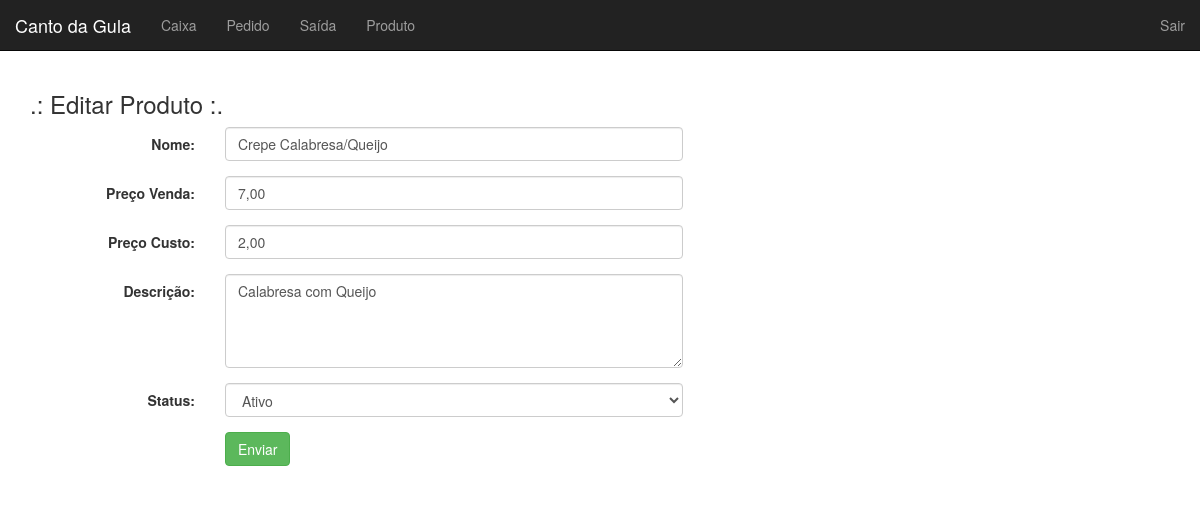
Page /produto/editar/6 (signed in) on the committed database.
### tables this page shows
CREATE TABLE `produto` (
  `id` int(11) NOT NULL AUTO_INCREMENT,
  `nome` varchar(50) NOT NULL,
  `preco_venda` double NOT NULL,
  `preco_custo` double DEFAULT NULL,
  `status` tinyint(4) NOT NULL,
  `descricao` text,
  PRIMARY KEY (`id`)
);

### core/controller.php (called while the page is built, shortened)
<?php
class controller {
    public function loadTemplate($viewName, $viewData = array()){
        include 'views/template.php';
    }
    public function loadViewInTemplate($viewName, $viewData = array()){
        extract($viewData);
        include 'views/'.$viewName.'.php';
    }
}
?>

### controllers/produtoController.php (called while the page is built, shortened)
<?php
class produtoController extends controller {
    public function editar($id) {
        $dados = array(
            'produto' => array(),
            'produto_usado' => FALSE
        );
        $id = addslashes($id);
        $produto = new Produto();
        $dados['produto'] = $produto->getProduto($id);
        $dados['produto_usado'] = $produto->produtoUsado($id);
        $this->loadTemplate('produtoEditar', $dados);
    }
}
?>

### core/core.php (called while the page is built, shortened)
<?php
class Core{
    public function run(){
        $url = (isset($_GET['q']))?"/".$_GET['q']:"";
        $params = array();
        if (!empty($url) && $url != '/') {
            $url = explode('/', $url);
            array_shift($url);
            array_shift($url);
            if (isset($url[0])) {
                    $currentAction = $url[0];
                    array_shift($url);
            } else {
                    $currentAction = 'index';
            }
            if (count($url) > 0) {
                    $params = $url;
            }
        } else {
            $currentController = 'homeController';
            $currentAction = 'index';
        }
        $c = new $currentController();
        call_user_func_array(array($c, $currentAction), $params);
    }
}
?>

### index.php (called while the page is built, shortened)
<?php
$core = new Core();
$core->run();
?>

### core/model.php (called while the page is built, shortened)
<?php
class model {
    public function __construct(){
        global $banco;
        $this->db = $banco;
    }
}
?>

### models/Produto.php (called while the page is built, shortened)
<?php
class Produto extends model {
    public function getProduto($id) {
        $array = array();
        $sql = "SELECT * FROM produto WHERE id = '$id'";
        $sql = $this->db->query($sql);
        if ($sql->rowCount() > 0) {
            $array = $sql->fetch();
        }
        return $array;
    }
}

### views/produtoEditar.php (the view, shortened to what this page needs)
<div class="row">
    <div class="col-md-12">
        <h3>.: Editar Produto :.</h3>
        <form class="form-horizontal" method="POST">
            <div class="form-group">
                <label class="control-label col-md-2">Nome:</label>
                <div class="col-md-5">
                    <input type="text" class="form-control" name="nome" value="<?php echo $produto['nome']; ?>" <?php echo $produto_usado? "disabled" : "required" ?> />
                </div>
            </div>
            <div class="form-group">
                <label class="control-label col-md-2">Preço Venda:</label>
                <div class="col-md-5">
                    <input type="text" class="form-control" name="preco_venda" value="<?php echo number_format($produto['preco_venda'],2,',','.'); ?>" <?php echo $produto_usado? "disabled" : "required" ?> />
                </div>
            </div>
            <div class="form-group">
                <label class="control-label col-md-2">Preço Custo:</label>
                <div class="col-md-5">
                    <input type="text" class="form-control" name="preco_custo" value="<?php echo number_format($produto['preco_custo'],2,',','.'); ?>" <?php echo $produto_usado? "disabled" : "required" ?> />
                </div>
            </div>
            <div class="form-group">
                <label class="control-label col-md-2">Descrição:</label>
                <div class="col-md-5">
                    <textarea class="form-control" rows="4" name="descricao" <?php echo $produto_usado? "disabled" : "" ?>><?php echo $produto['descricao']; ?></textarea>
                </div>
            </div>
            <div class="form-group">
                <label class="control-label col-md-2">Status:</label>
                <div class="col-md-5">
                    <select class="form-control" name="ativo">
                        <option value="1" <?php echo ($produto['status'] == '1')? "selected" : ""; ?>>Ativo</option>
                    </select>
                </div>
            </div>
            <div class="form-group">
                <div class="col-md-2"></div>
                <div class="col-md-5">
                    <input type="submit" class="btn btn-success" value="Enviar" />
                </div>
            </div>
        </form>
    </div>
</div>

### rows in the picture
produto: nome "Crepe Calabresa/Queijo", preco_venda "7,00", preco_custo "2,00", descricao "Calabresa com Queijo", ativo "Ativo"
